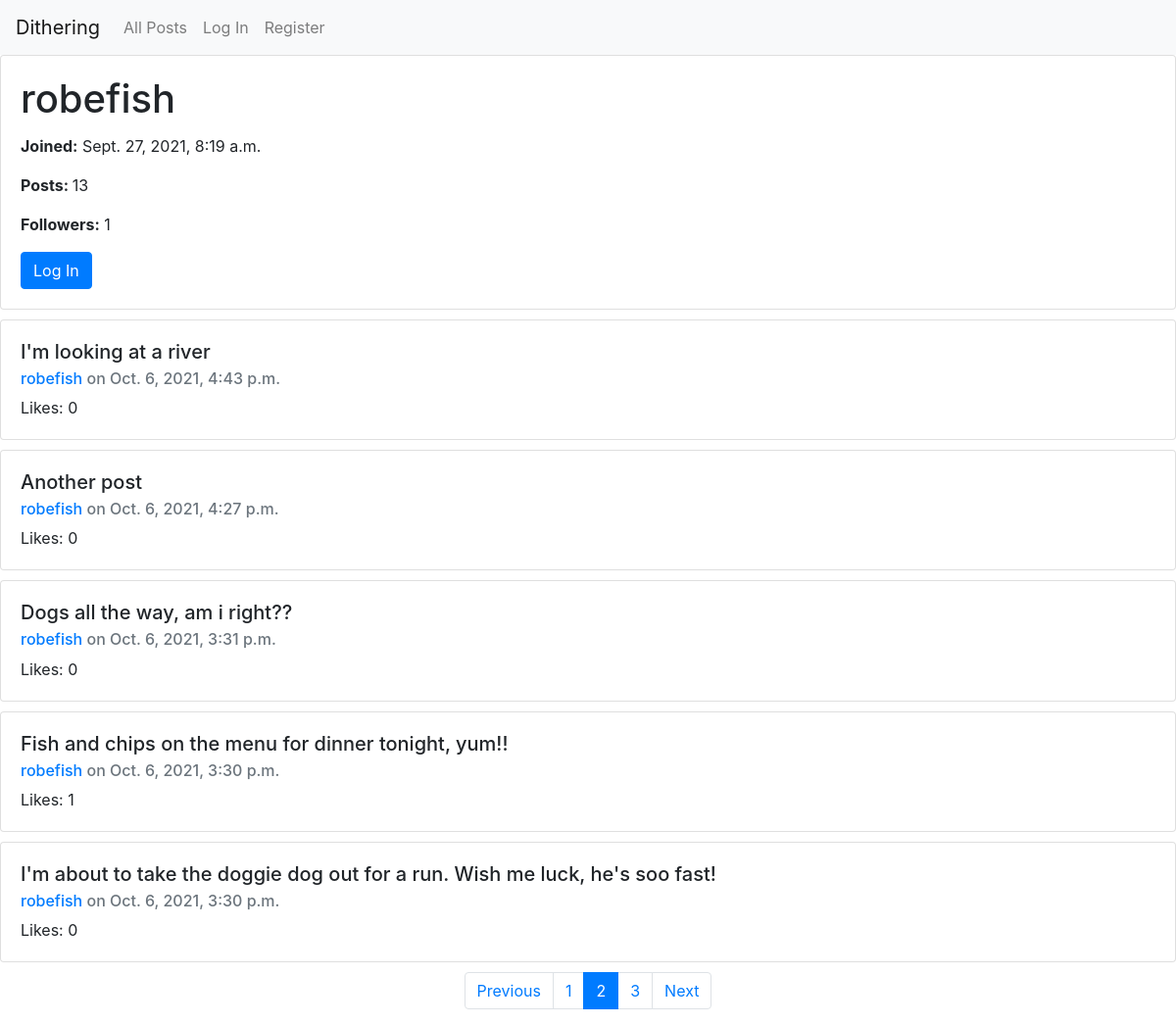
The page /profile/robefish?page=2 on the database its author committed.
### network/models.py (models this page shows, shortened)
class User(AbstractUser):
    pass

class Posts (models.Model):
    user = models.ForeignKey(User, on_delete=models.CASCADE, related_name="user")
    post = models.CharField(max_length=1000, blank = False, null = False)
    datetime = models.DateTimeField(default=timezone.now)
    likes = models.ManyToManyField(User, related_name="likes", blank = True, null = True)
    likecount = models.CharField(default=0, max_length=1000, blank = False, null = False)
    class Meta:
        ordering = ['datetime']

### network/views.py (the view)
# urls.py: path("profile/<str:profile>", views.profile, name="profile"),
def profile (request, profile):
    UserToFollow = User.objects.get(username=profile)
    UserToFollowPosts = Posts.objects.filter(user=UserToFollow.id).order_by('datetime').reverse()
    UserToFollowPostsCount = UserToFollowPosts.all().count()
    followaction = GetFollowStatus (request, UserToFollow)[1]
    followstatus = GetFollowStatus (request, UserToFollow)[0]
    EligibleToFollow = GetFollowStatus (request, UserToFollow)[2]
    FollowerCount = Profile.objects.get(user=UserToFollow.id).followers.all().count()
    posts = getpagination (request, UserToFollowPosts)[0]
    pagination = getpagination (request, UserToFollowPosts)[1]
    return render(request, "network/profile.html", {
        "profile" : UserToFollow,
        "posts" : posts,
        "pagination" : pagination,
        "followaction" : followaction,
        "followercount" : FollowerCount,
        "followstatus" : followstatus,
        "postcount" : UserToFollowPostsCount,
        "EligibleToFollow" : EligibleToFollow,
        "PostForm" : PostForm
    })

### network/views.py (called while the page is built)
def GetFollowStatus (request, UserToFollow):
    try:
        UserFollowing = User.objects.get(username = request.user)
        if UserToFollow.id != UserFollowing.id:
            EligibleToFollow = True
        else:
            EligibleToFollow = False
        try:
            Profile.objects.get(user=UserToFollow.id).followers.get(id=UserFollowing.id)
            followstatus= "true"
            followaction = "Unfollow"
        except:
            followstatus= "false"
            followaction = "Follow"
    except:
            followstatus = "User Not Signed-in"
            followaction = "User Not Signed-in"
            EligibleToFollow = False
            UserFollowing = "User Not Signed-in"
    return  followstatus, followaction, EligibleToFollow, UserFollowing

def getpagination (request, data):
    resultsperpage = 5
    pagination = []
    for i in Paginator(data,resultsperpage).page_range:
        pagination.append(i)
        try:
            page_number = request.GET.get('page')
            posts = Paginator(data, resultsperpage).page(page_number)
        except:
            posts = Paginator(data, resultsperpage).page(1)
    return [posts, pagination]

### network/templates/network/profile.html (shortened to what this page needs)
{% extends "network/layout.html" %}
{% block body %}
<div class="card">
    <div class="card-body">
      <h1 class="card-title" id="profile-name">{{profile.username}}</h1>
      <p class="card-text"><strong>Joined:</strong> {{profile.date_joined}}</p>
      <p><strong>Posts: </strong>{{postcount}}</p>
      <p class="card-text"><strong>Followers:</strong> <span id="followers">{{followercount}}</span></p>
    {% if user.is_authenticated %}
        {% if EligibleToFollow %}
            <button type="button" id="follow-me" class="btn btn-primary">{{followaction}}</button>
        {% endif %}
         {% else %}
            <button type="button" class="btn btn-primary"><a style="color:white" href="{% url 'login' %}">Log In</a></button>
    {% endif %}
    </div>
</div>
 <div class="flex-container">
    {% for post in posts %}
    <div class="card" style="margin-top:10px; margin-bottom:10px">
        <div class="card-body">
        <h5 class="card-title" data-postbody="{{post.id}}" id="postbody-{{post.id}}">{{post.post}}</h5>
        <h6 class="card-subtitle mb-2 text-muted"><a href="{% url 'profile' post.user %}">{{post.user}}</a> on <span id="postdate-{{post.id}}">{{post.datetime}}</span></h6>
        <p class="card-text">Likes: <span id="likecount-{{post.id}}">{{post.likecount}}<span></p>
        </div>
      </div>
      {% empty %}
      <div class="card-body">
        <blockquote class="blockquote mb-0">
          <p>There are no posts. Be the first :)</p>
         </blockquote>
      </div>
      {% endfor %}
    </div>
 {% if posts.paginator.num_pages > 1 %}
     <nav aria-label="Posts pagination">
        <ul class="pagination justify-content-center">
            {% if posts.has_previous %}
                <li class="page-item">
                    <a class="page-link" href="?page={{posts.previous_page_number}}" tabindex="-1" aria-disabled="true">Previous</a>
                </li>
            {% else %}
                <li class="page-item disabled">
                    <a class="page-link" href="" tabindex="-1" aria-disabled="true">Previous</a>
                </li>
            {% endif %}
          {% for page in pagination %}
            {% if posts.number == page %}
                <li class="page-item active">
                    <a class="page-link" href="#">{{page}} <span class="sr-only">(current)</span></a>
                  </li>
                {% else %}
                <li class="page-item"><a class="page-link" href="?page={{page}}">{{page}}</a></li>
            {% endif %}
          {% endfor %}
          {% if posts.has_next %}
                <li class="page-item">
                    <a class="page-link" href="?page={{posts.next_page_number}}" tabindex="-1" aria-disabled="true">Next</a>
                </li>
            {% else %}
                <li class="page-item disabled">
                    <a class="page-link" href="" tabindex="-1" aria-disabled="true">Next</a>
                </li>
            {% endif %}
        </ul>
      </nav>
 {% endif %}
{% endblock %}

### rows shown on the page
User: username "robefish", date_joined "Sept. 27, 2021, 8:19 a.m."
Posts: post "I'm looking at a river", user "robefish", datetime "Oct. 6, 2021, 4:43 p.m.", likecount "0"
Posts: post "Another post", user "robefish", datetime "Oct. 6, 2021, 4:27 p.m.", likecount "0"
Posts: post "Dogs all the way, am i right??", user "robefish", datetime "Oct. 6, 2021, 3:31 p.m.", likecount "0"
Posts: post "Fish and chips on the menu for dinner tonight, yum!!", user "robefish", datetime "Oct. 6, 2021, 3:30 p.m.", likecount "1"
Posts: post "I'm about to take the doggie dog out for a run. Wish me luck, he's soo fast!", user "robefish", datetime "Oct. 6, 2021, 3:30 p.m.", likecount "0"

### other values the page prints
{{ postcount }} "13"
{{ followercount }} "1"
{{ page }} "1" "3"
{{ page }} "2"
